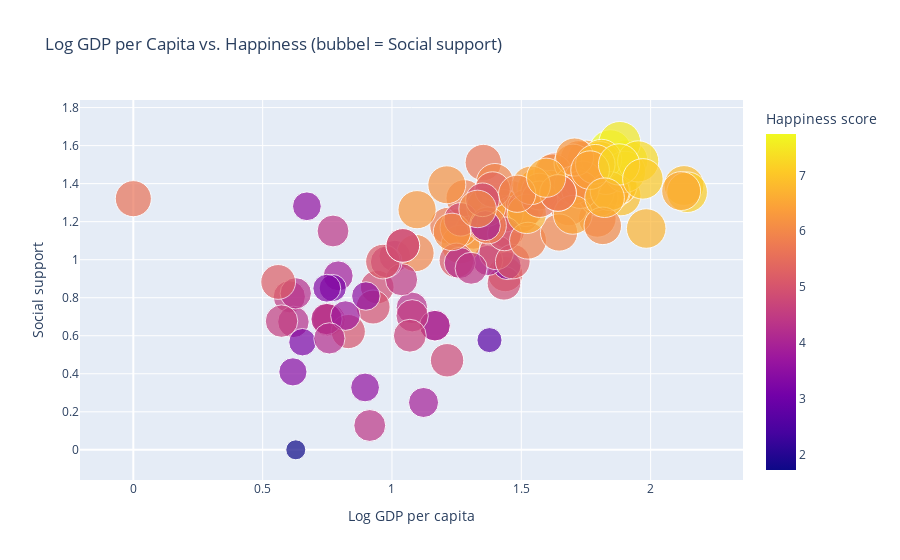

The notebook cell this image was saved under:
### Markdown cell above
Landen met een hoge Log GDP per capita bevinden zich rechts in de grafiek en tonen vrijwel zonder uitzondering hoge happiness scores. Dit suggereert dat economische stabiliteit, waaronder dus factoren als werkgelegenheid, inkomenszekerheid en toegang tot voorzieningen, bijdraagt aan een verhoogd gevoel van welzijn. In rijkere landen is de kans op langdurige werkloosheid kleiner, zijn er meer middelen voor sociale zekerheid, en is de publieke infrastructuur (zoals transport en huisvesting) doorgaans beter geregeld.

Economische rijkdom vertaalt zich ook in betere gezondheidsvoorzieningen. In landen met een hoger BBP per capita is de Healthy life expectancy doorgaans aanzienlijk hoger, wat op zijn beurt bijdraagt aan het algemene levensgeluk. Gezond zijn is niet alleen een fysieke toestand maar beïnvloedt ook mentale gezondheid, levenskwaliteit en de mate waarin mensen actief kunnen deelnemen aan de samenleving.

De grootte van de bubbels weerspiegelt het niveau van social support, en duidelijk is dat grotere bubbels (meer steun) vaker in het bovenste deel van de grafiek verschijnen, bij landen met hogere geluksscores. Dit impliceert dat zelfs als economische omstandigheden goed zijn, sociale verbondenheid een essentiële factor blijft. Mensen voelen zich gelukkiger als ze op vrienden, familie of de overheid kunnen terugvallen in moeilijke tijden.

Hoewel klimaat in deze visualisatie niet direct is opgenomen, laat het ontbreken ervan zien dat een hoge happiness score ook mogelijk is zonder zonnig, mild weer. Landen met strenge winters, zoals Zweden, Noorwegen en Finland, scoren hoog op zowel GDP als social support, en behoren tegelijk tot de gelukkigste landen ter wereld. Dit ondersteunt het idee dat sociaal-economische factoren zwaarder wegen dan klimaatfactoren in het verklaren van geluk.

### Code cell
# Verwijder alle rijen waar één van deze kolommen NaN is
df_clean = df123.dropna(subset=['Log GDP per capita', 'Ladder score', 'Social support'])

# Maak de bubble plot op de schone data
figbub = px.scatter(
    df_clean,
    x='Log GDP per capita',
    y='Social support',
    size='Ladder score',
    color='Ladder score',
    hover_name='country',
    size_max=30,
    height=750,
    title='Log GDP per Capita vs. Happiness (bubbel = Social support)',
    labels={
        'Log GDP per capita': 'Log GDP per capita',
        'Ladder score': 'Happiness score',
        'Social support': 'Social support'
    }
)

figbub.show()  # Waarom heeft Venezuela 0 gdp LMAO

### Figure 1 — Plotly figure (JSON) as saved in the notebook; plotly's stock layout.template omitted (floating-point values rounded to 4 significant figures; data arrays with more than 128 entries replaced by an {"elided": "..."} marker saying what was removed)
{"data": [{"hovertemplate": "<b>%{hovertext}</b><br><br>Log GDP per capita=%{x}<br>Social support=%{y}<br>Happiness score=%{marker.color}<extra></extra>", "hovertext": {"elided": "134 str values"}, "legendgroup": "", "marker": {"color": {"elided": "134 float values"}, "coloraxis": "coloraxis", "size": {"elided": "134 float values"}, "sizemode": "area", "sizeref": 0.008601, "symbol": "circle"}, "mode": "markers", "name": "", "orientation": "v", "showlegend": false, "type": "scatter", "x": {"elided": "134 float values"}, "xaxis": "x", "y": {"elided": "134 float values"}, "yaxis": "y"}], "layout": {"autosize": true, "coloraxis": {"colorbar": {"title": {"text": "Happiness score"}}, "colorscale": [[0, "#0d0887"], [0.1111, "#46039f"], [0.2222, "#7201a8"], [0.3333, "#9c179e"], [0.4444, "#bd3786"], [0.5556, "#d8576b"], [0.6667, "#ed7953"], [0.7778, "#fb9f3a"], [0.8889, "#fdca26"], [1, "#f0f921"]]}, "legend": {"itemsizing": "constant", "tracegroupgap": 0}, "title": {"text": "Log GDP per Capita vs. Happiness (bubbel = Social support)"}, "xaxis": {"anchor": "y", "autorange": true, "domain": [0, 1], "range": [-0.2479, 2.404], "title": {"text": "Log GDP per capita"}, "type": "linear"}, "yaxis": {"anchor": "x", "autorange": true, "domain": [0, 1], "range": [-0.1341, 1.792], "title": {"text": "Social support"}, "type": "linear"}}}
